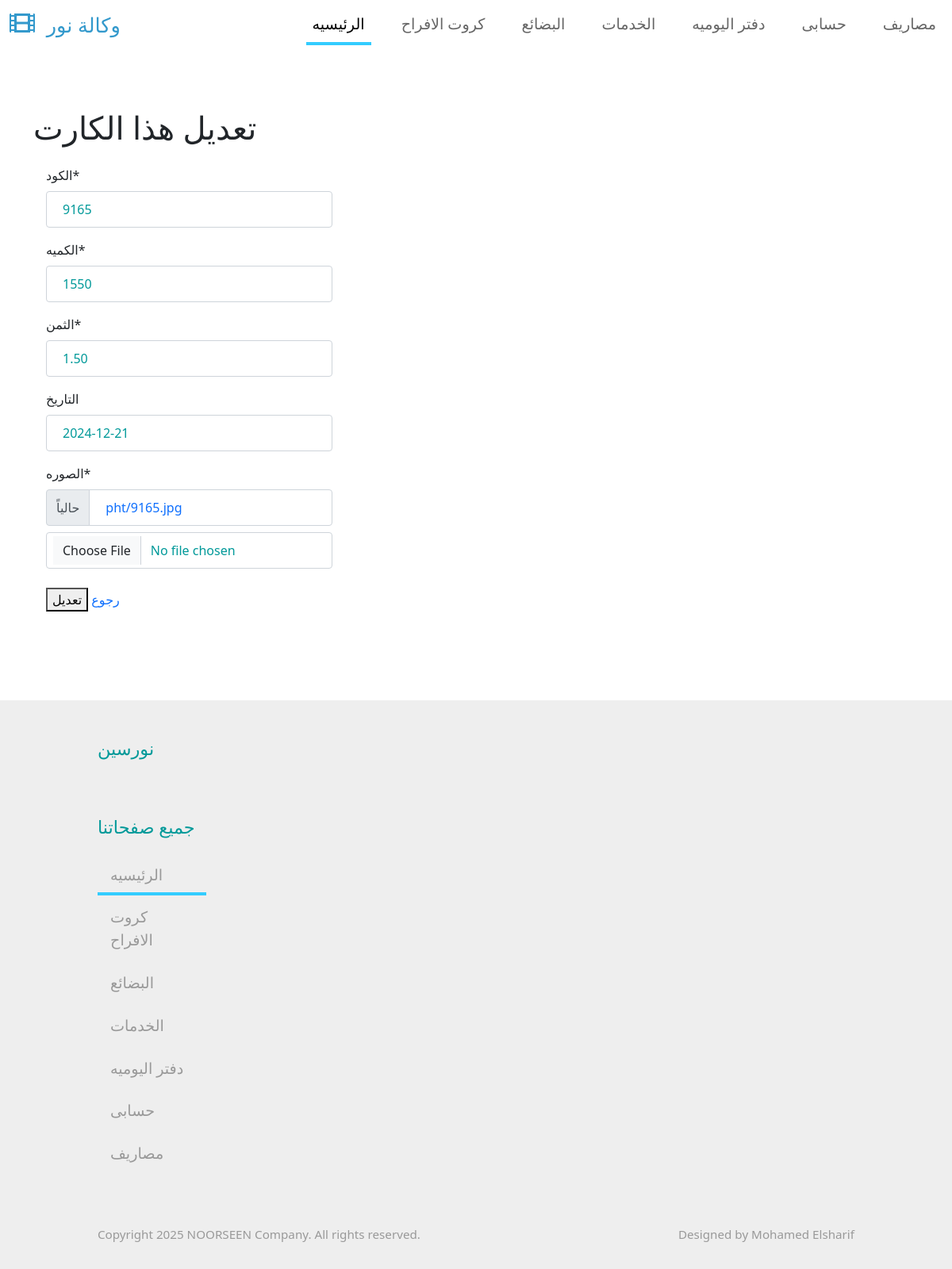
Page /manzom/edit_manzom/11/ on the committed database.
### manzom/models.py (models this page shows, shortened)
class Manzom(models.Model):
    code = models.IntegerField(_(" الكود"))
    quantity = models.IntegerField(_(" الكميه"))
    price = models.DecimalField(_(" الثمن"),max_digits=6,decimal_places=2)
    date = models.DateField(_(" التاريخ"), auto_now=False, auto_now_add=False,blank=True, null=True)
    img = models.ImageField(_("الصوره"), upload_to="pht")
    class Meta:
        db_table = ''
        managed = True
        verbose_name ='منظومة دعوات الافراح'
        verbose_name_plural = 'منظومة دعوات الافراح'
        ordering = ['price']

### manzom/views.py (the view)
# urls.py: path('edit_manzom/<int:pk>/',views.edit_manzom,name='edit-manzom'),
def edit_manzom(request, pk):
    obj = get_object_or_404(Manzom, pk=pk)
    if request.method == 'POST':
        edit_form = ManzomUpdateForm(request.POST,request.FILES,instance=obj)
        if edit_form.is_valid():
            edit_form.save()
            return redirect('/manzom')
    else:
        edit_form = ManzomUpdateForm(instance=obj)
    return render(request,'manzom/edit_manzom.html',{'edit_form':edit_form})

### manzom/forms.py
class ManzomUpdateForm(forms.ModelForm):
    class Meta:
        model = Manzom
        fields = ['code','quantity','price','date','img']

### templates/manzom/edit_manzom.html (shortened to what this page needs)
{% extends 'base_generic.html' %}
{% load crispy_forms_tags %}
{% block content %}
<br><br><br>
<div class="container">
    <div class="row">
        <h1>تعديل هذا الكارت</h1>
        <div class="col">
            <form method="POST" enctype="multipart/form-data">
                <div class="card-body">
                    <div class="col-md-4 mb-4">
                        {{ edit_form|crispy }}
                    </div>
                    <div class="col-md-4 mb-4">
                        <button type="submit">تعديل</button>
                        <a href="{% url 'manzom' %}">رجوع </a>
                    </div>
                </div>
            </form>
        </div>
    </div>
</div>
<br><br><br>
{% endblock content %}

### pro/static/css/templatemo-style.css (style rules this page uses)
a { text-decoration: none; transition: all 0.3s ease; }
.form-control { padding: 10px 20px; width: 100%; height: auto; }
.form-control, input:-internal-autofill-selected, select:not([multiple]) { color: #009999 !important; }
.form-control::placeholder { color: #009999; opacity: 1; }

### rows in the picture
Manzom: code "9165", quantity "1550", price "1.50", date "2024-12-21"
